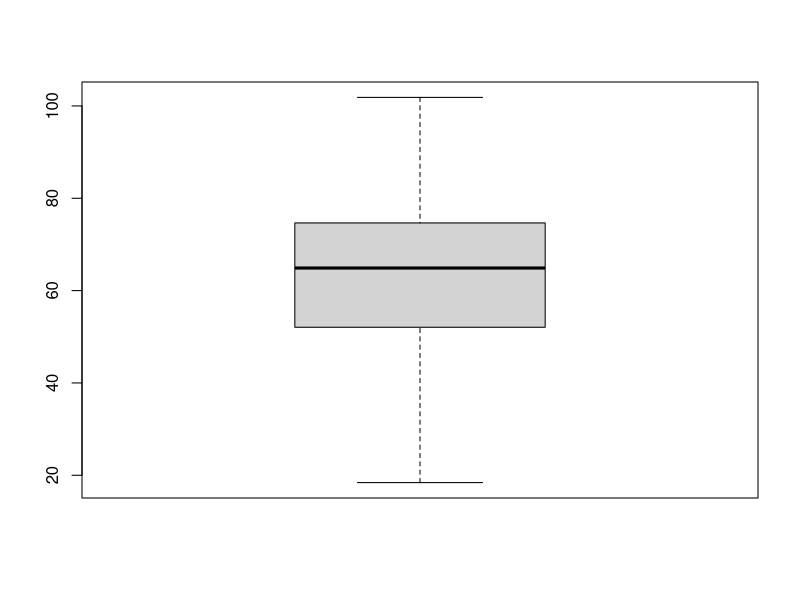
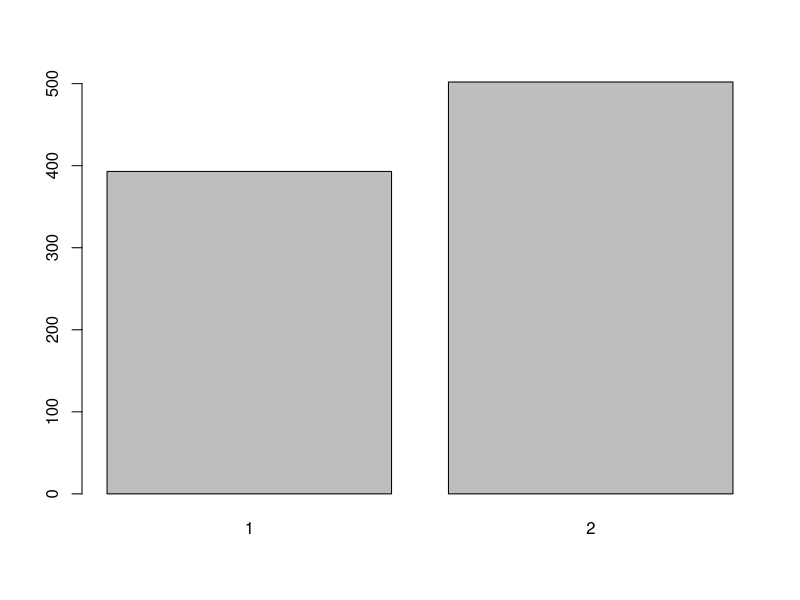
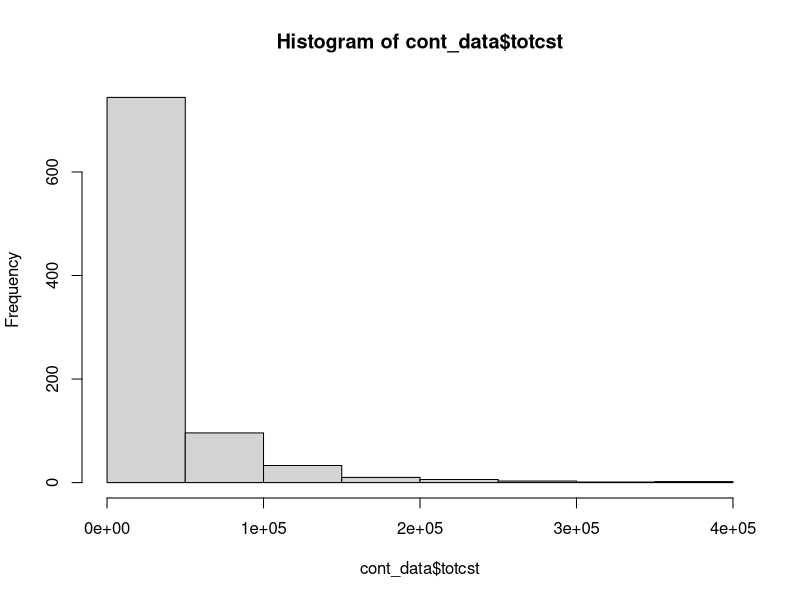
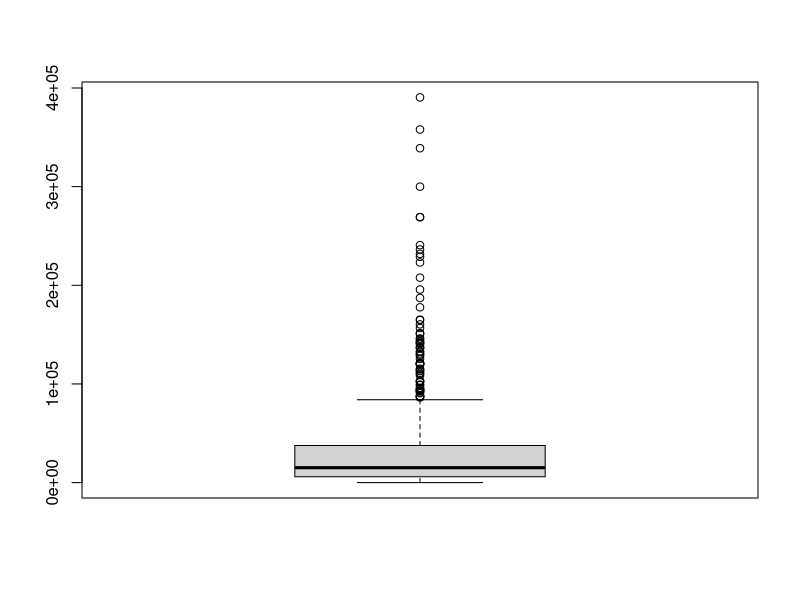
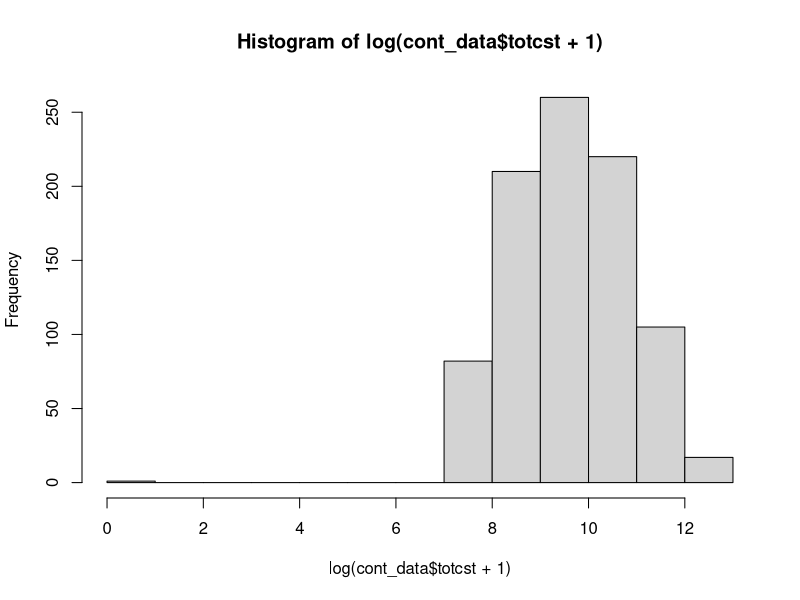
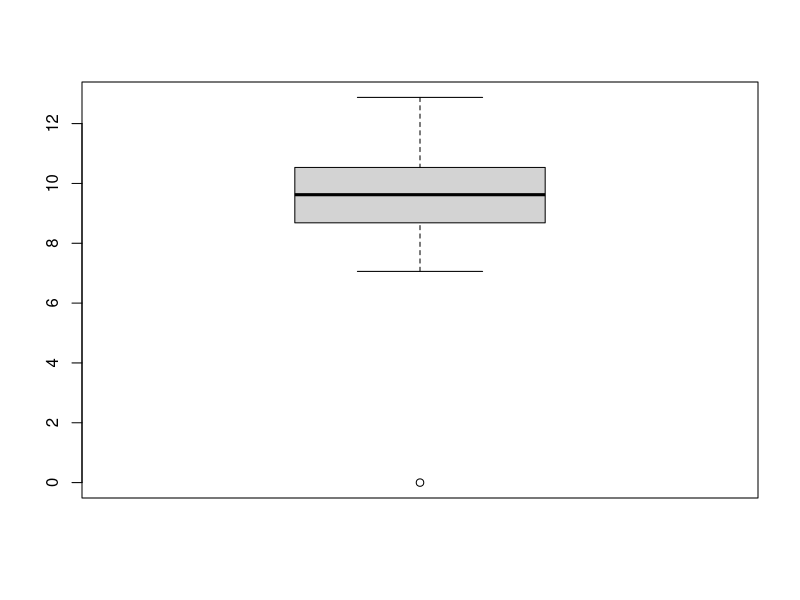
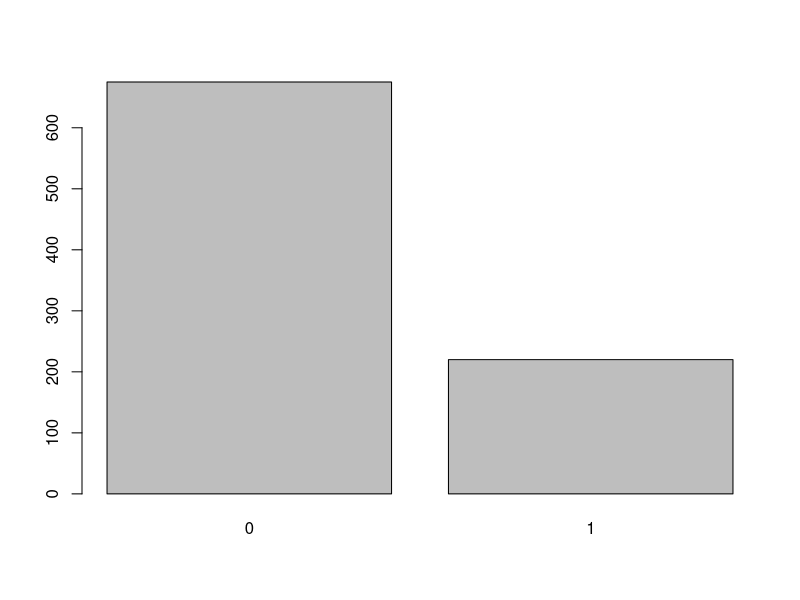
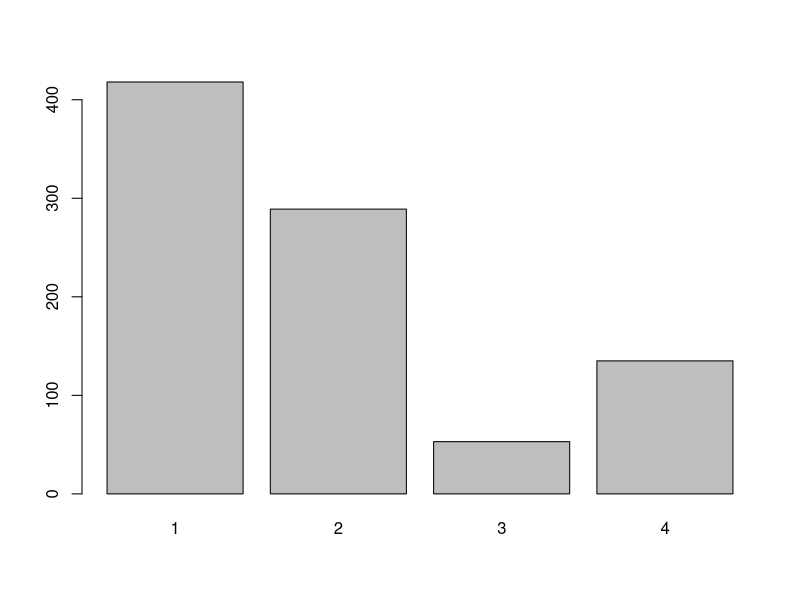

The R source for these figures, in order:
library(haven)
library(tidyverse)
library(reshape2)
library(ggplot2)

#Read in data
data <- read_dta("support.dta")

#Check for duplicate values
sum(duplicated(data)) #There are 0 duplicate values

#Check for NA values
sum(is.na(data$age)) #Ages are always entered
sum(is.na(data$hospdead)) #Death in hospital is always entered
sum(is.na(data$sex)) #Sex is always entered
sum(is.na(data$dzclass)) #Disease class is always entered
sum(is.na(data$num_co)) #Comorbidities is always entered

sum(is.na(data$edu)) #Has 202 missing values for years of education
#Needs to be taken into account when including this in the model

sum(is.na(data$totcst))
#For 105 patients the total cost is not entered
#This cannot be used as training data for the continuous outcome

cont_data <- data[!is.na(data$totcst), ]

boxplot(cont_data$age) #All values for age are plausible

barplot(table((cont_data$sex))) #Gender

hist(cont_data$totcst)
boxplot(cont_data$totcst)
summary(cont_data$totcst)
#Heavily skewed distribution
#max = 390 000, median = 15 110
hist(log(cont_data$totcst+1))
boxplot(log(cont_data$totcst+1))
summary(log(cont_data$totcst+1))
view(cont_data[cont_data$totcst==0, ])
#Outlier at totcst = 0, but valid point

barplot(table((cont_data$hospdead))) #most people not dead in hospital

barplot(table((cont_data$dzclass))) #Most people in class 1, least in 3

barplot(table((cont_data$num_co))) #Most people 1 comorbidity
#Ranges to 7 comorbidities

hist((cont_data$edu))
boxplot(cont_data$edu)
summary(cont_data$edu)
#Most people 12 years of education
# 78 NA
#Max = 30

#log transform of cost
#Add small constant such that we don't have log(0)
cont_data$logcst <- log(cont_data[, "totcst"]+1) 
#Correlation matrix
#Correlations between primary predictors and totalcst
pred <- c("age", "sex", "dzclass", "num_co", "edu", "totcst", "logcst")
cormat <- round(cor(cont_data[, pred], use="pairwise.complete.obs"), 2)

# Get upper triangle of the correlation matrix
get_upper_tri <- function(cormat){
  cormat[lower.tri(cormat)]<- NA
  return(cormat)
}
upper_tri <- get_upper_tri(cormat)
melted_cormat <- melt(upper_tri, na.rm = TRUE)

#Plot of correlation matrix
ggheatmap <- ggplot(melted_cormat, aes(Var2, Var1, fill = value))+
  geom_tile(color = "white")+
  scale_fill_gradient2(low = "blue", high = "red", mid = "white", 
                       midpoint = 0, limit = c(-1,1), space = "Lab", 
                       name="Pearson\nCorrelation") +
  theme_minimal()+ # minimal theme
  theme(axis.text.x = element_text(angle = 45, vjust = 1, 
                                   size = 12, hjust = 1))+
  coord_fixed()

ggheatmap + 
  geom_text(aes(Var2, Var1, label = value), color = "black", size = 4) +
  theme(
    axis.title.x = element_blank(),
    axis.title.y = element_blank(),
    panel.grid.major = element_blank(),
    panel.border = element_blank(),
    panel.background = element_blank(),
    axis.ticks = element_blank(),
    legend.justification = c(1, 0),
    legend.position = c(0.6, 0.7),
    legend.direction = "horizontal")+
  guides(fill = guide_colorbar(barwidth = 7, barheight = 1,
                               title.position = "top", title.hjust = 0.5))


#plot all combinations of variables

#All combinations of age

#Independent of sex
ggplot(cont_data, aes(x=factor(sex), y=age)) + 
  geom_boxplot() + geom_smooth(method="loess") + geom_smooth(method="lm", color="red")

#Mean independent of dzclass
#Note higher ranges of age for dzclass=2 + non-constant variances between classes 
ggplot(cont_data, aes(x=factor(dzclass), y=age)) + 
  geom_boxplot() + geom_smooth(method="loess") + geom_smooth(method="lm", color="red")

#Slight upward trend, less datapoints for num_co > 4
ggplot(cont_data, aes(x=factor(num_co), y=age)) + 
  geom_boxplot() + geom_smooth(method="loess")

#Slight downward trend, most values at edu=12: high school degree
#Some older people had to start work at earlier age
#People age < 25 might still be in school
ggplot(cont_data, aes(x=factor(edu), y=age)) + 
  geom_boxplot() + geom_smooth(method="loess") + geom_smooth(method="lm", color="red")

#Downward trend but not clearly linear due to huge variation totcst
ggplot(cont_data, aes(y=totcst, x=age)) + 
  geom_point() + geom_smooth(method="loess") + geom_smooth(method="lm", color="red")

#Downward trend, linear approximation better suited
ggplot(cont_data, aes(y=log(totcst+1), x=age)) + 
  geom_point() + geom_smooth(method="loess") + geom_smooth(method="lm", color="red")

c("age", "sex", "dzclass", "num_co", "edu", "totcst", "logcst")
#All combinations of sex
#No influence expected

ggplot(cont_data, aes(x=dzclass, fill=factor(sex))) + 
  geom_bar(position="dodge")

ggplot(cont_data, aes(x=num_co, fill=factor(sex))) + 
  geom_bar(position="dodge")

ggplot(cont_data, aes(x=edu, fill=factor(sex))) + 
  geom_bar(position="dodge")

#num_co against totcst
ggplot(cont_data, aes(x=factor(num_co), y=totcst)) +
  geom_boxplot()

ggplot(cont_data, aes(x=factor(num_co), y=log(totcst))) +
  geom_boxplot() + geom_smooth(method="lm")

#edu against totcst
#No clear trend
ggplot(cont_data, aes(y=totcst, x=edu)) + 
  geom_point() + geom_smooth(method="loess") + geom_smooth(method="lm", color="red")

#disease class against total cost
#totcst dependent of disease class
ggplot(cont_data, aes(x=factor(dzclass), y=log(totcst+1))) + 
  geom_boxplot() + geom_smooth(method="lm", aes(group=-1))
#For better linear regression change labels 2 and 3
cont_data$dzclass_new <- cont_data$dzclass
cont_data$dzclass_new[cont_data$dzclass == 2] <- 3
cont_data$dzclass_new[cont_data$dzclass == 3] <- 2

ggplot(cont_data, aes(x=factor(dzclass_new), y=log(totcst+1))) + 
  geom_boxplot() + geom_smooth(method="lm", aes(group=-1))

#Correlations of new variables
#Correlation od dzclass_new and logcst is high
pred <- c("age", "sex", "dzclass_new", "num_co", "edu", "logcst")
cormat <- round(cor(cont_data[, pred], use="pairwise.complete.obs"), 2)

# Get upper triangle of the correlation matrix
get_upper_tri <- function(cormat){
  cormat[lower.tri(cormat)]<- NA
  return(cormat)
}
upper_tri <- get_upper_tri(cormat)
melted_cormat <- melt(upper_tri, na.rm = TRUE)

#Plot of correlation matrix
ggheatmap <- ggplot(melted_cormat, aes(Var2, Var1, fill = value))+
  geom_tile(color = "white")+
  scale_fill_gradient2(low = "blue", high = "red", mid = "white", 
                       midpoint = 0, limit = c(-1,1), space = "Lab", 
                       name="Pearson\nCorrelation") +
  theme_minimal()+ # minimal theme
  theme(axis.text.x = element_text(angle = 45, vjust = 1, 
                                   size = 12, hjust = 1))+
  coord_fixed()

ggheatmap + 
  geom_text(aes(Var2, Var1, label = value), color = "black", size = 4) +
  theme(
    axis.title.x = element_blank(),
    axis.title.y = element_blank(),
    panel.grid.major = element_blank(),
    panel.border = element_blank(),
    panel.background = element_blank(),
    axis.ticks = element_blank(),
    legend.justification = c(1, 0),
    legend.position = c(0.6, 0.7),
    legend.direction = "horizontal")+
  guides(fill = guide_colorbar(barwidth = 7, barheight = 1,
                               title.position = "top", title.hjust = 0.5))